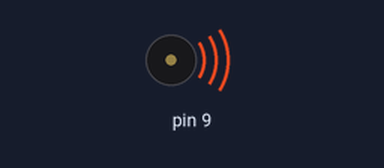
A sketch run on a simulated Arduino Uno, built with avr-gcc and run on an emulated ATmega328P. Shown: buzzer (waves = sounding).

Above: at 0.1 s.
At 1.1 s:
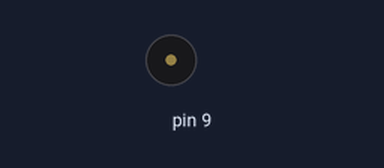
Timing chart, 0 to 2.6 s (numbered marks = the images above):
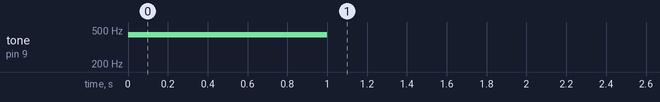

Measured:
- by itself, tone on pin 9: silent → 440 Hz at 0.00 s, → silent 1.0 s later

The sketch:

programme1.ino
```cpp
// fonction d'initialisation de la carte
void setup() {
  pinMode(9, OUTPUT); // 9ème broche de la carte en mode sortie
  tone(9, 440, 1000);
}

// fonction principale
void loop() {

}
```
